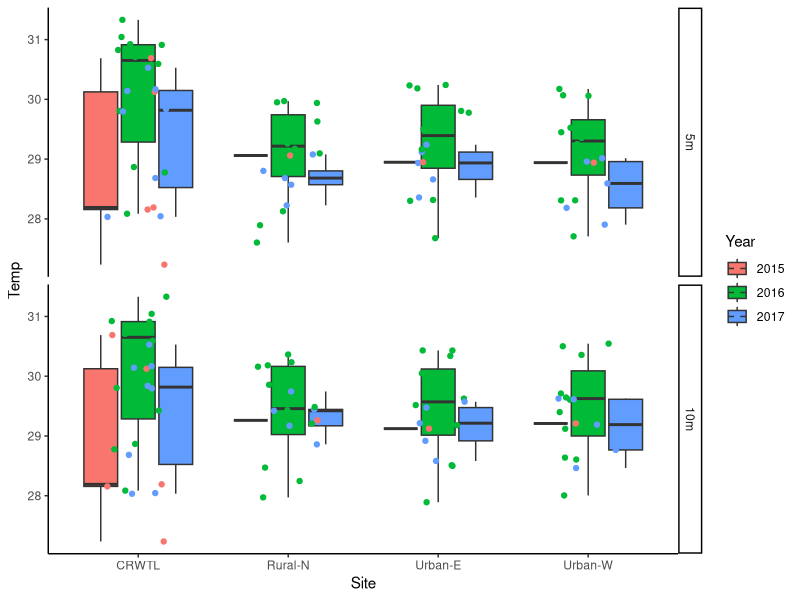

Write R code to recreate this figure. (Note: this script raises an error after producing the figure.)
## ---- chunk 1
knitr::opts_chunk$set(echo = TRUE)

#Sys.setenv(R_GSCMD = "C:/Program Files/gs/gs9.54.0/bin/gswin64c.exe")

library(tidyverse)
library(here)
## ---- chunk 2
temp <- read_csv(here::here("data/alltemp_TL_data.csv")) %>% 
   mutate_if(is.character, as.factor)
head(temp)

temp$m.y <- as.factor(temp$m.y)
temp$Month <- as.factor(temp$Month)
temp$Year <- as.factor(temp$Year)
temp$Depth <- as.factor(temp$Depth)
temp$Depth <- relevel(temp$Depth, ref = '5m')

# relevel Month/yr in correct order
levels(temp$m.y)
temp$m.y = factor(temp$m.y,levels(temp$m.y)[c(21,24,3,5,7,1,9,11,13,15,17,19,22,25,4,6,8,2,10,12,14,16,18,20,23)])
# temp$m.y = factor(temp$m.y,levels(temp$m.y)[c(3,24,22,20,6,10,8,16,1,18,14,12,4,25,23,21,7,11,9,17,2,19,15,13,5)])
## ---- chunk 3
ggplot(temp, aes(x = Site, y = Temp, fill = Year)) +
   facet_grid(Depth~.)+
    geom_boxplot() +
   geom_point(aes(color = Year), position = position_jitter(0.21)) +
    theme_classic()
## ---- chunk 4
temp.same %>% 
   filter(Method != "sat") %>% 
   select(-N, -sd, -se, -ci) %>% 
   pivot_wider(names_from = Depth,
               values_from = Temp) %>% 
   mutate(diff = `5m` - `10m`) %>% 
   group_by(Site) %>% 
   summarize(avediff = mean(diff)) %>% 
   summarize(diff = mean(avediff), SE = sd(avediff))
   
## ---- chunk 5
season <- data.frame(Month = 1:12, season = rep(c("summer", "fall", "winter", "spring"), each = 3))
season$Month <- as.factor(season$Month)
season

method <- data.frame(Site = c("Rural-N", "Urban-E", "Urban-W", "CRWTL"), Method = c("insitu", "insitu", "insitu", "sat"))
method

# subset out data with both CRW and logger temperature data
temp.same <- temp %>% filter(m.y != "8/2015" & m.y != "9/2015" & m.y != "10/2015" & m.y != "11/2015" & m.y != "6/2017" & m.y != "7/2017" & m.y != "8/2017") %>% 
  inner_join(season, by = 'Month') %>% 
   inner_join(method, by = 'Site') %>% 
   mutate_if(is.character, as.factor)

# remove CRW for one depth used for plot
temp.same <- temp.same[-which(temp.same$Site == 'CRWTL' & temp.same$Depth == '10m'),] #

# relevel method so sat is reference
temp.same$Method <- relevel(temp.same$Method, ref = "sat")

head(temp.same)

crw <- temp %>% 
   filter( Site == "CRWTL") %>% 
   select(Site, m.y, Temp, sd, se)
colnames(crw) <- c("Site", "m.y", "siteave", "SD", "SE")
crw

## ---- chunk 6
temp.avelog <- temp.same %>% 
   filter(Method != "sat") %>% 
   group_by(Site, m.y) %>% 
   summarise(siteave = mean(Temp), SD = sd(Temp), SE = SD/sqrt(n())) #, N = n())

temp.avelog

alltemp <- rbind(temp.avelog, crw)
alltemp
## ---- chunk 7
start <-  c("11/2015", "11/2016")
end <-  c("5/2016", "5/2017")

ggplot(alltemp, mapping= aes(m.y, siteave, group = Site, color = Site)) +
   geom_line()+
   geom_ribbon(aes(m.y, siteave, ymax= siteave+(SE), ymin= siteave-(SE), fill = Site),
               alpha = 0.4) + 
   scale_color_manual( values = cbPalette) +
   scale_fill_manual(values = cbPalette) +
   theme_classic() +
 #  ggtitle("Coral Reef Watch - In Situ Temperature Monthly Mean + SE") +
   xlab("Month/Year") + ylab("Temperature [C]") +
   theme(axis.text.x = element_text(angle = 90, hjust = 1, vjust = 0.5)) +
      geom_hline(yintercept = 29.5, color = "light blue", linetype = 2) +
   geom_hline(yintercept = 30.5, color = "light blue")  +
   annotate("rect", xmin = '11/2015', xmax = '5/2016', ymin = -Inf, ymax = Inf,
           alpha = .1,fill = "gray10") +
   annotate("rect", xmin = '11/2016', xmax = '5/2017', ymin = -Inf, ymax = Inf,
           alpha = .1,fill = "gray10")
  
ggsave(here("figures/line_TLtemp.pdf"), width = 7, height = 4)
## ---- chunk 8
hist(temp.same$Temp)
## ---- chunk 9
site.lm <- lm(Temp~Site * season, data = temp.same)
library(car)
Anova(site.lm)
library(emmeans)
emmeans(site.lm, list(pairwise ~ season), adjust = "tukey")
emmeans(site.lm, list(pairwise ~ Site), adjust = "tukey")

boxplot(Temp~Site, data = temp.same)
boxplot(Temp~season, data = temp.same)
## ---- chunk 10
site.lm2 <- lm(Temp~Site * season, data = temp.same, contrasts = list(Method = contr.sum, season = contr.sum))
library(car)
Anova(site.lm2, type = 'III')
library(emmeans)
emmeans(site.lm2, list(pairwise ~ season), adjust = "tukey")
emmeans(site.lm2, list(pairwise ~ Site), adjust = "tukey")

boxplot(Temp~Site, data = temp.same)
boxplot(Temp~season, data = temp.same)
## ---- chunk 11
ggplot(temp.same, aes(season, Temp)) + 
   geom_jitter(aes(color = Site)) +
   geom_boxplot(fill = NA) + 
   theme_classic()
## ---- chunk 12
method.lm <- lm(Temp~Method*season, data = temp.same)
Anova(method.lm)

emmeans(method.lm, list(pairwise ~ season), adjust = "tukey")
emmeans(method.lm, list(pairwise ~ Method), adjust = "tukey")
emmeans(method.lm, list(pairwise ~ Method:season), adjust = "tukey")

boxplot(Temp~Method, data = temp.same)
boxplot(Temp~season, data = temp.same)
boxplot(Temp~Method:season, data = temp.same, las = 2)
## ---- chunk 13
method.lm <- lm(Temp~Method*season, data = temp.same, contrasts = list(Method = contr.sum, season = contr.sum))
Anova(method.lm, type = 'III')

emmeans(method.lm, list(pairwise ~ season), adjust = "tukey")
emmeans(method.lm, list(pairwise ~ Method), adjust = "tukey")
emmeans(method.lm, list(pairwise ~ Method:season), adjust = "tukey")

boxplot(Temp~Method, data = temp.same)
boxplot(Temp~season, data = temp.same)
boxplot(Temp~Method:season, data = temp.same, las = 2)
## ---- chunk 14
ggplot(temp.same, aes(season, Temp)) + 
   geom_jitter(aes(color = Method)) +
   geom_boxplot(fill = NA) + 
   theme_classic()
## ---- chunk 15
temp.same %>% 
   group_by(Method, season) %>% 
   summarize(avetemp = mean(Temp), SDtemp = sd(Temp), SEtemp = sd(Temp)/sqrt(n()))
## ---- chunk 16
logger <- filter(temp.same, temp.same$Method != 'sat') %>% droplevels()
head(logger)
## ---- chunk 17
log.lm <- lm(Temp ~ Site * Depth + factor(Month)/factor(Year), data = logger)
Anova(log.lm)
plot(log.lm)

emmeans(log.lm, list(pairwise ~ factor(Month):factor(Year)), adjust = "tukey")
emmeans(log.lm, list(pairwise ~ Site:Depth), adjust = "tukey")

boxplot(Temp~Depth, data = logger)
boxplot(Temp~Site, data = logger)
boxplot(Temp~Month, data = logger)

logger$Ym <- interaction(logger$Year, logger$Month)
boxplot(Temp~Ym, data = logger, las = 2)
## ---- chunk 18
log.lm.nodepth <- lm(Temp ~ Site + factor(Month)/factor(Year), data = logger)
Anova(log.lm.nodepth)
plot(log.lm.nodepth)

emmeans(log.lm.nodepth, list(pairwise ~ factor(Month):factor(Year)), adjust = "tukey")
emmeans(log.lm.nodepth, list(pairwise ~ Site), adjust = "tukey")

boxplot(Temp~Site, data = logger)
boxplot(Temp~Month, data = logger)

logger$Ym <- interaction(logger$Year, logger$Month)
boxplot(Temp~Ym, data = logger, las = 2)
## ---- chunk 19
sitedepth.ave <- logger %>% 
   group_by(Site,Depth) %>% 
   dplyr::summarize(ave = mean(Temp), SD = sd(Temp), se = SD/sqrt(n()))
sitedepth.ave

logger %>% 
   group_by(Month, Year) %>% 
   summarize(ave = mean(Temp), SD = sd(Temp), se = SD/sqrt(n()))
## ---- chunk 20
sitedepth.diff <- sitedepth.ave %>% 
   select(Site, Depth, ave) %>% 
   spread(Depth, ave) %>% 
   mutate(diff = `10m` - `5m`)
sitedepth.diff
ave(sitedepth.diff$diff)
